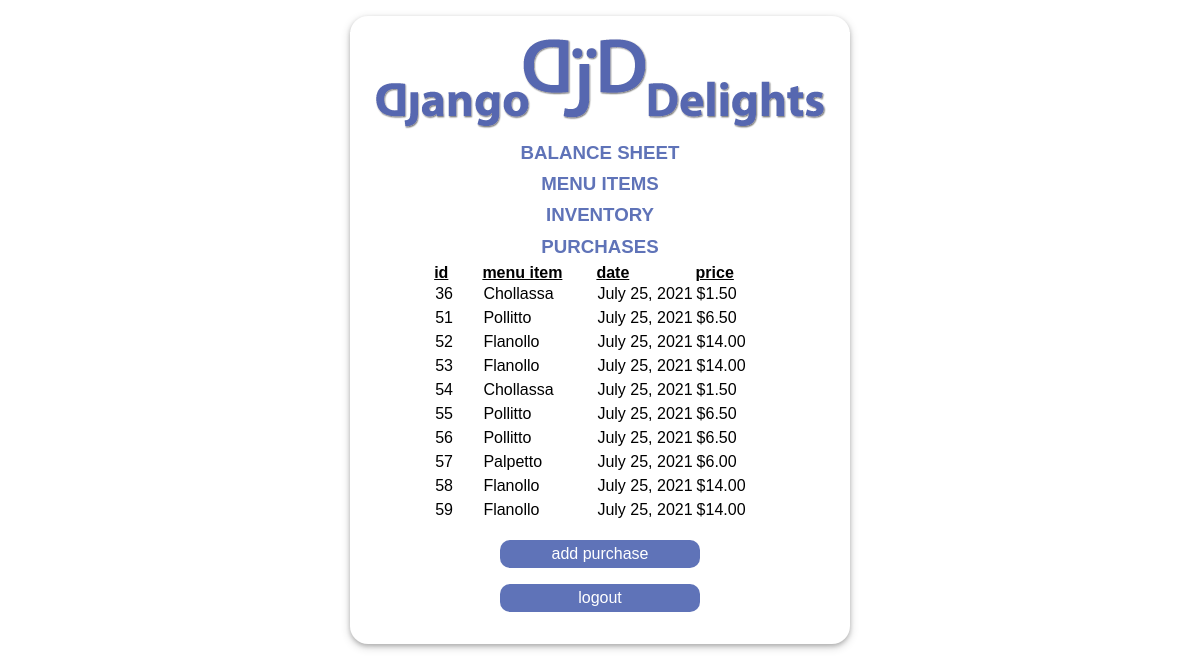
/purchases/ (signed in), run on an earlier commit of the app's database.
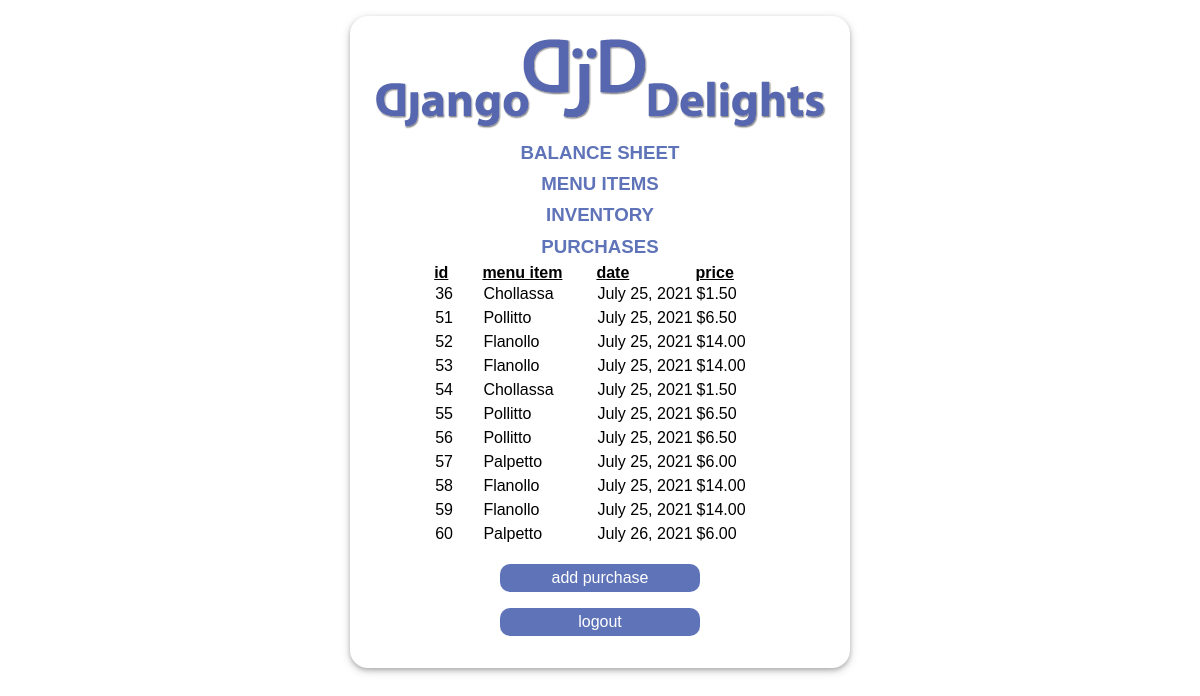
And on a later commit of the database.
### inventory/models.py (models this page shows, shortened)
class Purchase(models.Model):
    date = models.DateField(auto_now=True)
    menuitem = models.ForeignKey(MenuItem, on_delete=models.CASCADE)

class MenuItem(models.Model):
    title = models.CharField(max_length=20)
    price = models.DecimalField(max_digits=10, decimal_places=2, default=11.50)
    def sum_recipe_prices(self):#this totals the ingredient COST of each menu item, not the price.
        theTotalPrice = Decimal(0.00)
        theListOfIngredients = self.reciperequirement_set.all()
        for ing in theListOfIngredients:
            theTotalPrice += ing.ingredient_cost
        return theTotalPrice
    def __str__(self):
        return f"{self.title}"

class RecipeRequirement(models.Model):
    menuitem = models.ForeignKey(MenuItem, on_delete=models.CASCADE)
    ingredient = models.ForeignKey(Ingredient, on_delete=models.CASCADE)
    quantity = models.DecimalField(max_digits=3, decimal_places=0, default=1)
    @property#calculate cost of ingredient amount used in recipe
    def ingredient_cost(self):
        return self.ingredient.unitPrice * self.quantity

class Ingredient(models.Model):
    OUNCE = 'oz'
    POUND = 'lb'
    UNIT_CHOICES = [
        (OUNCE,'ounce'),
        (POUND, 'pound')
    ]
    name = models.CharField(max_length=20)
    unit = models.CharField(max_length=2, choices=UNIT_CHOICES, default="oz")
    availableQuantity = models.IntegerField(default=10)
    unitPrice = models.DecimalField(max_digits=10, decimal_places=2)

### inventory/views.py (the view)
# urls.py: path('purchases/', views.Purchases.as_view(), name='purchases'),
class Purchases(LoginRequiredMixin, ListView):
    model = Purchase
    template_name = "inventory/purchases.html"
    def get_context_data(self):
        context = super().get_context_data()
        context["purchases"] = Purchase.objects.all()
        return context

### inventory/templates/inventory/purchases.html
{% extends './home.html' %}
{% block content %}
{{ block.super }}
    <table class="line-table">
        <thead>
            <tr>
                <th>id</th>
                <th>menu item</th>
                <th>date</th>
                <th>price</th>
            </tr>
        </thead>
        <tbody>
            {% for item in purchases %}
            <tr>
                <td>{{item.id}}</td><td>{{item.menuitem}}</td>
                <td>{{item.date}}</td>
                <td>${{item.menuitem.sum_recipe_prices}}</td>
            <tr>
            {% endfor %}
        </tbody>
    </table>
<div class="actionpanel">
<a href="{% url "create_purchase"  %}">add purchase</a>
</div>
{% endblock %}

What changed in the data, as far as the page shows it:
added Purchase: id "60", menuitem "Palpetto", date "July 26, 2021", menuitem.sum_recipe_prices "6.00"
